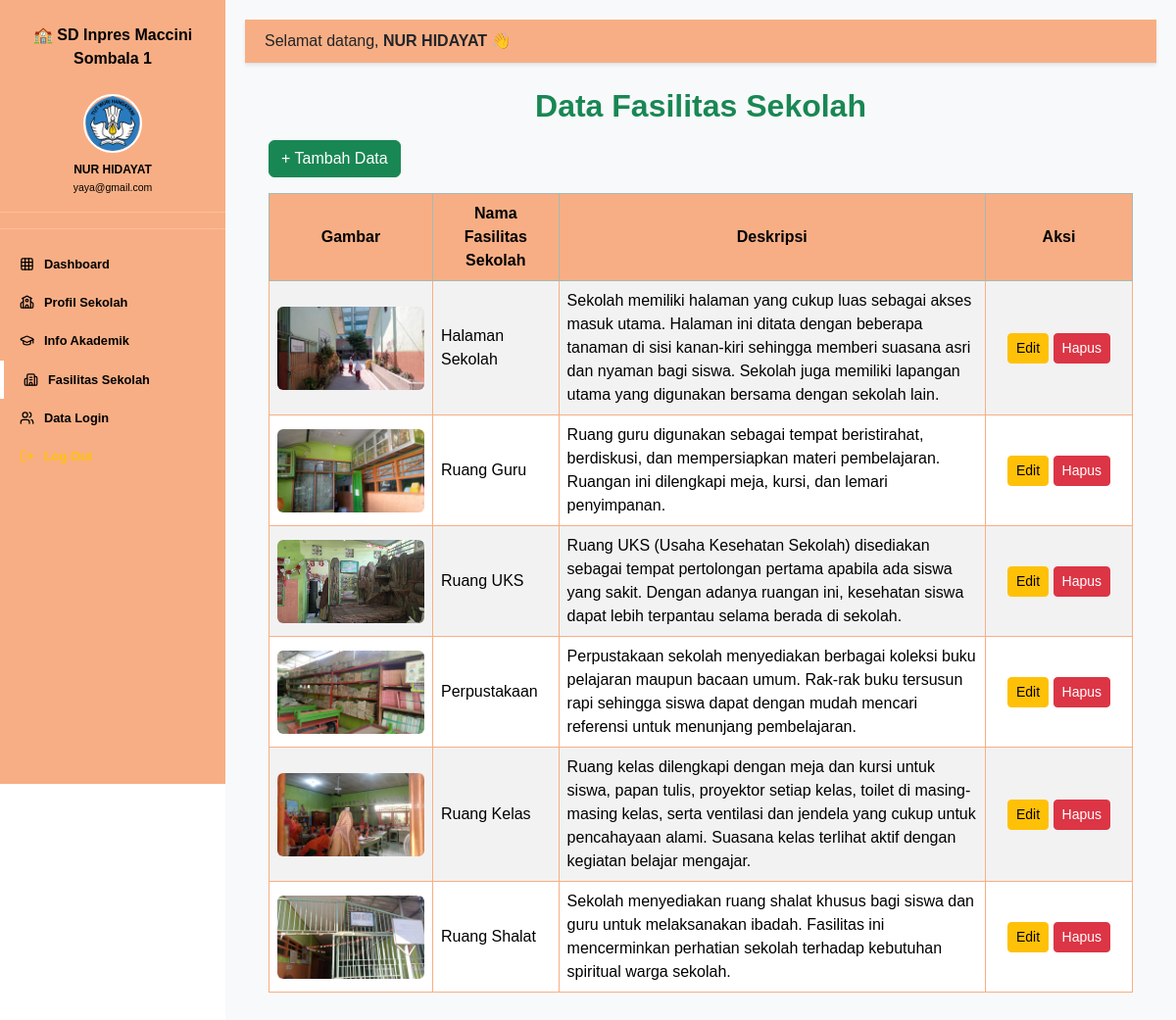
Screenshot of /backend/dashboard_fasilitas.php (signed in) with the database file from the repository.
### tables this page shows
CREATE TABLE `fasilitas_sekolah` (
  `id` int(11) NOT NULL,
  `gambar` varchar(255) NOT NULL,
  `fasilitas` varchar(100) NOT NULL,
  `deskripsi` text NOT NULL
);

### backend/dashboard_fasilitas.php (the view, shortened to what this page needs)
<?php
include '../koneksi.php';
$nama = $_SESSION['nama'];
$email = $_SESSION['email'];
$query = "SELECT * FROM fasilitas_sekolah";
$result = mysqli_query($koneksi, $query);
?>
<!DOCTYPE html>
<html lang="id">
<head>
  <link rel="stylesheet" href="../bootstrap/dist/css/bootstrap.min.css" />
  <link rel="stylesheet" href="../style.css" />
</head>
<body>
  <nav class="sidebar" id="sidebarMenu">
    <div class="brand">🏫 SD Inpres Maccini<br>Sombala 1</div>
    <div class="user-info">
      <div class="user-info">
        <img src="../img/main/icon.png" alt="">
        <div><strong><?= htmlspecialchars($nama) ?></strong></div>
        <small><?= htmlspecialchars($email) ?></small>
      </div>
    </div>
    <ul class="nav flex-column mt-3">
      <li><a class="nav-link " href="dashboard.php"><i data-lucide="grid"></i> Dashboard</a></li>
      <li><a class="nav-link" href="dashboard_profil_sekolah.php"><i data-lucide="school"></i> Profil Sekolah</a></li>
      <li><a class="nav-link" href="dashboard_info_akademik.php"><i data-lucide="graduation-cap"></i> Info Akademik</a></li>
      <li><a class="nav-link active" href="#"><i data-lucide="building-2"></i> Fasilitas Sekolah</a></li>
      <li><a class="nav-link" href="dashboard_login.php"><i data-lucide="users"></i> Data Login</a></li>
      <li><a class="nav-link text-warning" href="../index.php"><i data-lucide="log-out"></i> Log Out</a></li>
    </ul>
  </nav>
  <main id="mainContent">
    <div class="topbar shadow-sm">
      <div class="welcome-text">Selamat datang, <strong><?= htmlspecialchars($nama) ?></strong> 👋</div>
    </div>
    <div class="container-fluid mt-4">
      <div class="container mb-5">
        <h2 class="fw-bold mb-3 text-success">Data Fasilitas Sekolah</h2>
        <?php mysqli_data_seek($result, 0); ?>
        <div class="fasilitas-sekolah">
          <a href="tambah.php?tabel=fasilitas_sekolah" class="btn btn-success mb-3">+ Tambah Data</a>
          <div class="table-responsive">
            <table class="table table-bordered table-striped align-middle">
              <thead class="table-success text-center">
                <tr>
                  <th>Gambar</th>
                  <th>Nama Fasilitas Sekolah</th>
                  <th>Deskripsi</th>
                  <th width="150px">Aksi</th>
                </tr>
              </thead>
              <tbody>
                <?php while ($row = mysqli_fetch_assoc($result)) : ?>
                  <tr>
                    <td>
                      <?php if (!empty($row['gambar'])): ?>
                        <img src="../img/fasilitas/<?php echo htmlspecialchars($row['gambar']); ?>"
                          alt="<?php echo htmlspecialchars($row['fasilitas']); ?>"
                          class="img-fluid rounded"
                          style="max-width:150px; height:auto;" />
                      <?php else: ?>
                        <span class="text-muted">Belum ada gambar</span>
                      <?php endif; ?>
                    </td>
                    <td><?= $row['fasilitas']; ?></td>
                    <td><?= $row['deskripsi']; ?></td>
                    <td class="text-center">
                      <a href="edit.php?file=fasilitas&tabel=fasilitas_sekolah&id=<?= $row['id']; ?>" class="btn btn-warning btn-sm">Edit</a>
                      <a href="hapus.php?tabel=fasilitas_sekolah&id=<?= $row['id']; ?>"
                        onclick="return confirm('Yakin ingin menghapus fasilitas ini?')"
                        class="btn btn-danger btn-sm">Hapus</a>
                    </td>
                  </tr>
                <?php endwhile; ?>
              </tbody>
            </table>
          </div>
        </div>
      </div>
    </div>
  </main>
</body>
</html>

### frontend/style.css (style rules this page uses)
:root { --green: #446b42; --orange: #f8ae84; --yellow: #fffccf; --white-rgba: rgba(255, 255, 255, 0.15); }
* { font-family: "Poppins", sans-serif; }
#mainContent { min-height: 100vh; display: flex; flex-direction: column; background: #f8f9fa; }
a { text-decoration: none; }
h2 { color: #446b42; margin-bottom: 20px; font-weight: 600; }
table { background-color: white; border: 1px solid #f8ae84 !important; }
th { background-color: #f8ae84 !important; color: black !important; vertical-align: middle !important; }
tr:nth-child(even) { background-color: #f8ae84 !important; }
h2, h4 { color: var(--green); font-weight: 700; text-align: center; margin-bottom: 25px; }
h2 { color: var(--green); font-weight: 700; text-align: center; margin-bottom: 25px; }
.sidebar { height: 100vh; width: 230px; position: fixed; top: 0; left: 0; background: var(--orange); color: black; transition: all 0.3s ease; z-index: 2000; }
.sidebar .brand { font-weight: 700; font-size: 1rem; text-align: center; padding: 1.5rem 1rem 0.5rem; }
.sidebar .user-info { text-align: center; padding: 0.5rem 0 1rem; border-bottom: 1px solid rgba(255, 255, 255, 0.2); font-size: 12px; }
.sidebar .user-info div { font-size: 12px; }
.sidebar .user-info img { width: 60px; height: 60px; border-radius: 50%; margin-bottom: 8px; border: 2px solid #fff; }
.sidebar .nav-link { color: black; font-size: 0.8rem; padding: 10px 20px; display: flex; align-items: center; gap: 10px; transition: all 0.2s; font-weight: 600; }
.sidebar .nav-link.active { border-left: 4px solid white; }
#mainContent { margin-left: 230px; padding: 20px; transition: all 0.3s ease; }
.topbar { display: flex; justify-content: space-between; align-items: center; background-color: white; padding: 10px 20px; border-bottom: 1px solid #dee2e6; position: sticky; top: 0; z-index: 1000; background: var(--orange); }
.welcome-text { font-weight: 500; font-size: 1rem; }
.lucide { width: 15px !important; height: 15px !important; }

### rows the page displays
fasilitas_sekolah: gambar (picture), fasilitas "Halaman Sekolah", deskripsi "Sekolah memiliki halaman yang cukup luas sebagai akses masuk utama. Halaman ini ditata dengan beberapa tanaman di sisi kanan-kiri sehingga memberi suasana asri dan nyaman bagi siswa. Sekolah juga memiliki lapangan utama yang digunakan bersama dengan sekolah lain."
fasilitas_sekolah: gambar (picture), fasilitas "Ruang Guru", deskripsi "Ruang guru digunakan sebagai tempat beristirahat, berdiskusi, dan mempersiapkan materi pembelajaran. Ruangan ini dilengkapi meja, kursi, dan lemari penyimpanan."
fasilitas_sekolah: gambar (picture), fasilitas "Ruang UKS", deskripsi "Ruang UKS (Usaha Kesehatan Sekolah) disediakan sebagai tempat pertolongan pertama apabila ada siswa yang sakit. Dengan adanya ruangan ini, kesehatan siswa dapat lebih terpantau selama berada di sekolah."
fasilitas_sekolah: gambar (picture), fasilitas "Perpustakaan", deskripsi "Perpustakaan sekolah menyediakan berbagai koleksi buku pelajaran maupun bacaan umum. Rak-rak buku tersusun rapi sehingga siswa dapat dengan mudah mencari referensi untuk menunjang pembelajaran."
fasilitas_sekolah: gambar (picture), fasilitas "Ruang Kelas", deskripsi "Ruang kelas dilengkapi dengan meja dan kursi untuk siswa, papan tulis, proyektor setiap kelas, toilet di masing-masing kelas, serta ventilasi dan jendela yang cukup untuk pencahayaan alami. Suasana kelas terlihat aktif dengan kegiatan belajar mengajar."
fasilitas_sekolah: gambar (picture), fasilitas "Ruang Shalat", deskripsi "Sekolah menyediakan ruang shalat khusus bagi siswa dan guru untuk melaksanakan ibadah. Fasilitas ini mencerminkan perhatian sekolah terhadap kebutuhan spiritual warga sekolah."

### other values shown
$nama "NUR HIDAYAT"
$email "yaya@gmail.com"
